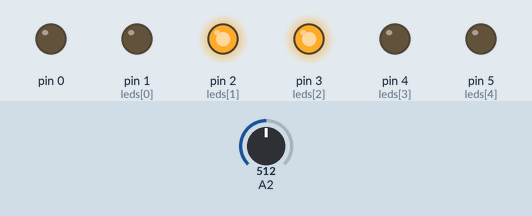
Recording of a sketch running on a simulated Arduino Uno, built with avr-gcc and run on an emulated ATmega328P. Shown: output pins drawn as LEDs (lit = HIGH). Dashed ring = blinking. The test bench sets the inputs (shaded band); at power-on: A2 = 512.

Above: at 1.8 s.
1.9 s: A2 set to 482
At 4.7 s:
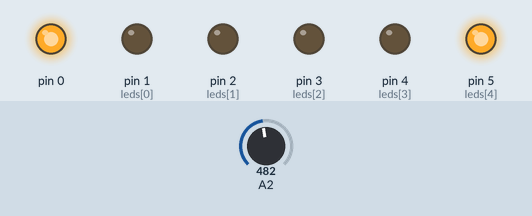
5.4 s: A2 set to 0
At 7.0 s:
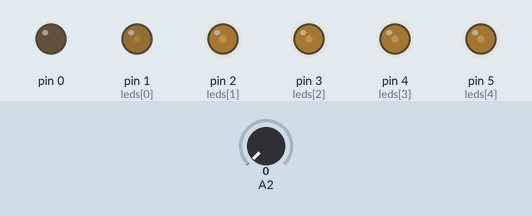
7.4 s: A2 set to 122
At 8.25 s:
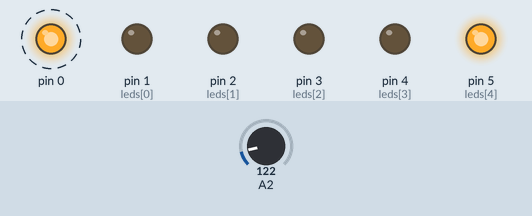
10.9 s: A2 set to 511
At 11.4 s:
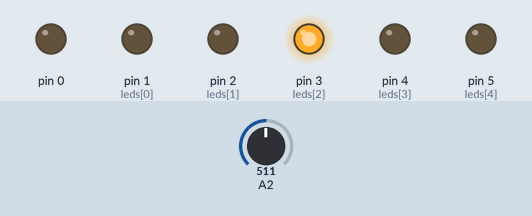
14.4 s: A2 set to 560
17.9 s: A2 set to 577
Timing chart, 0 to 22.4 s (numbered marks = the images above; inputs shaded):
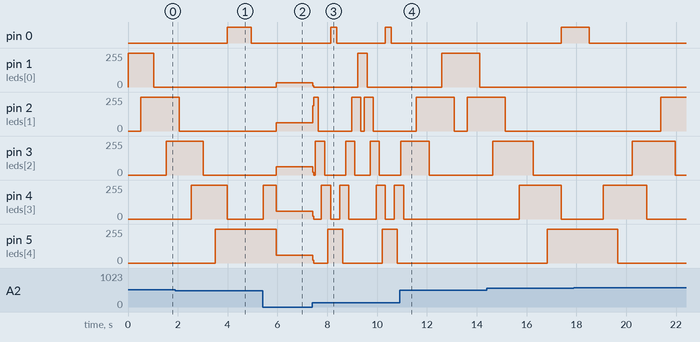

Measured:
- the behaviour switches between 501 and 500 on A2 (found by bisection; images 0 and 1)
- after the input at 5.4 s, pin 1 (leds[0]): 0/255 → 31/255 after 0.55 s; pin 2 (leds[1]), pin 3 (leds[2]): 0/255 → 61/255 after 0.55 s; pin 5 (leds[4]): 255/255 → 58/255 after 0.55 s
- after the input at 7.4 s, pin 0: alternates HIGH for 0.24 s and LOW for 2.0 s, starting after 0.73 s; pin 1 (leds[0]): 31/255 → 0/255 at once, → 255/255 1.8 s later, → 0/255 0.37 s later
- after the input at 10.9 s, pin 0: stays LOW (without the input it goes to HIGH after 1.6 s); pin 4 (leds[3]): goes on until 11.1 s, then stays 0/255; pin 5 (leds[4]): stays 0/255 (without the input it goes to 255/255 after 1.5 s)

The sketch:

Night_Rider.ino
```cpp
const int leds[] = {1,2,3,4,5}; // Led pins
const int totalLeds = 5;
int time = 50; // Default speed

void setup() {
    // Initialize all outputs
    for(int i = 0; i <= totalLeds; ++i) {
        pinMode(leds[i], OUTPUT);
    }
}

void loop() {
    for(int i = 0; i < totalLeds - 1; ++i) {
        // Scan left to right
        time = analogRead(2);
        digitalWrite(leds[i], HIGH);
        delay(time);
        digitalWrite(leds[i + 1], HIGH);
        delay(time);
        digitalWrite(leds[i], LOW);
    }
    for(int i = totalLeds; i > 0; --i) {
        // Scan right to left
        time = analogRead(2);
        digitalWrite(leds[i], HIGH);
        delay(time);
        digitalWrite(leds[i - 1], HIGH);
        delay(time);
        digitalWrite(leds[i], LOW);
    }
}
```
